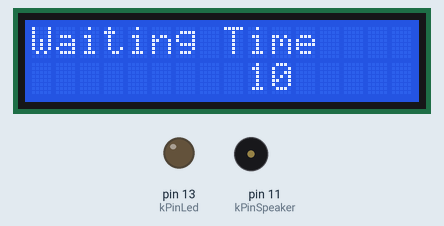
Simulated run of this sketch. Board: Arduino Uno, built with avr-gcc and run on an emulated ATmega328P. Parts: 16×2 character LCD, output pins drawn as LEDs (lit = HIGH), buzzer (waves = sounding). Dashed ring = blinking.

Above: at 0.1 s.
At 5.1 s:
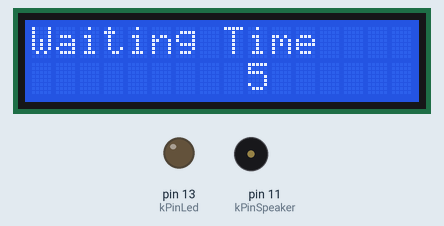
At 11.1 s:
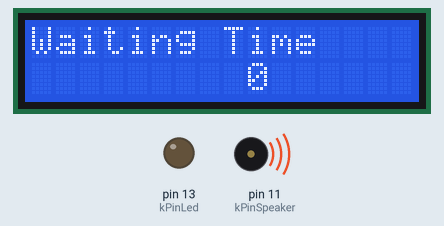
At 38.1 s:
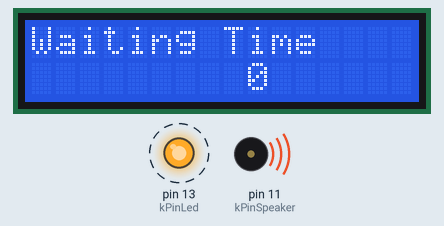
Timing chart, 0 to 40.0 s (numbered marks = the images above):
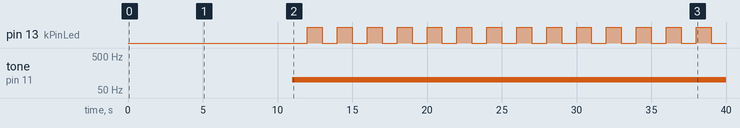

Measured:
- by itself, pin 13 (kPinLed): LOW → HIGH at 12.0 s, → LOW 1.0 s later, → HIGH 1.0 s later, → LOW 1.0 s later, … (28 changes in this stretch)
- by itself, tone on pin 11 (kPinSpeaker): silent → 100 Hz at 11.0 s
- what the display in image 1 shows lasts 1.0 s, from 5.0 s to 6.0 s

The sketch:

LCDTime+sound.ino
```cpp
int toggle = 1;
const int kPinLed = 13;
const int kPinSpeaker = 11;
#include <LiquidCrystal.h>

#define CLEAR 0
#define SET 1
#define ON 1
#define OFF 0

// Port use for LCD Shield
LiquidCrystal lcd(8, 9, 4, 5, 6, 7);

unsigned char timer100ms = CLEAR; // timer
unsigned long lastimer = CLEAR;  // last record time
unsigned char timer1000ms = CLEAR;
unsigned char timer1000cnt = CLEAR;
int counter = 10;

// the setup routine runs once when you press reset:
void setup() {
 pinMode(kPinLed, OUTPUT);
 pinMode(kPinSpeaker,OUTPUT);
 lcd.begin(16, 2);              // Start
 lcd.setCursor(0,0);
 lcd.print("Waiting Time");
}

void timer(void)
{
  unsigned long data;

  timer100ms = CLEAR;
  timer1000ms = CLEAR;
  data = millis();
  if ((data-lastimer)>=100){
    timer100ms = SET;
    if(++timer1000cnt>=10){
      timer1000ms = SET;
      timer1000cnt = CLEAR;
    }
    lastimer = millis();
  }
}

void ourTone() {
  tone(11,100);
}

// the loop routine runs over and over again forever:
void loop() {

  lcd.setCursor(9,1);            // Start from Row 2, space 9
  lcd.print(counter, DEC);      // display waiting time


  timer();
  if(timer1000ms){
    if(--counter < 0){
      counter = 0;
      ourTone();
      lcd.clear();
      if(timer1000ms == SET) {
        toggle = !toggle;
        digitalWrite (kPinLed, toggle);
      }
    }
    lcd.clear();
    lcd.print("Waiting Time");
    lcd.setCursor(9,1);            // Start from Row 2, space 9
    lcd.print(counter, DEC);      // display waiting time
  }
}
```
